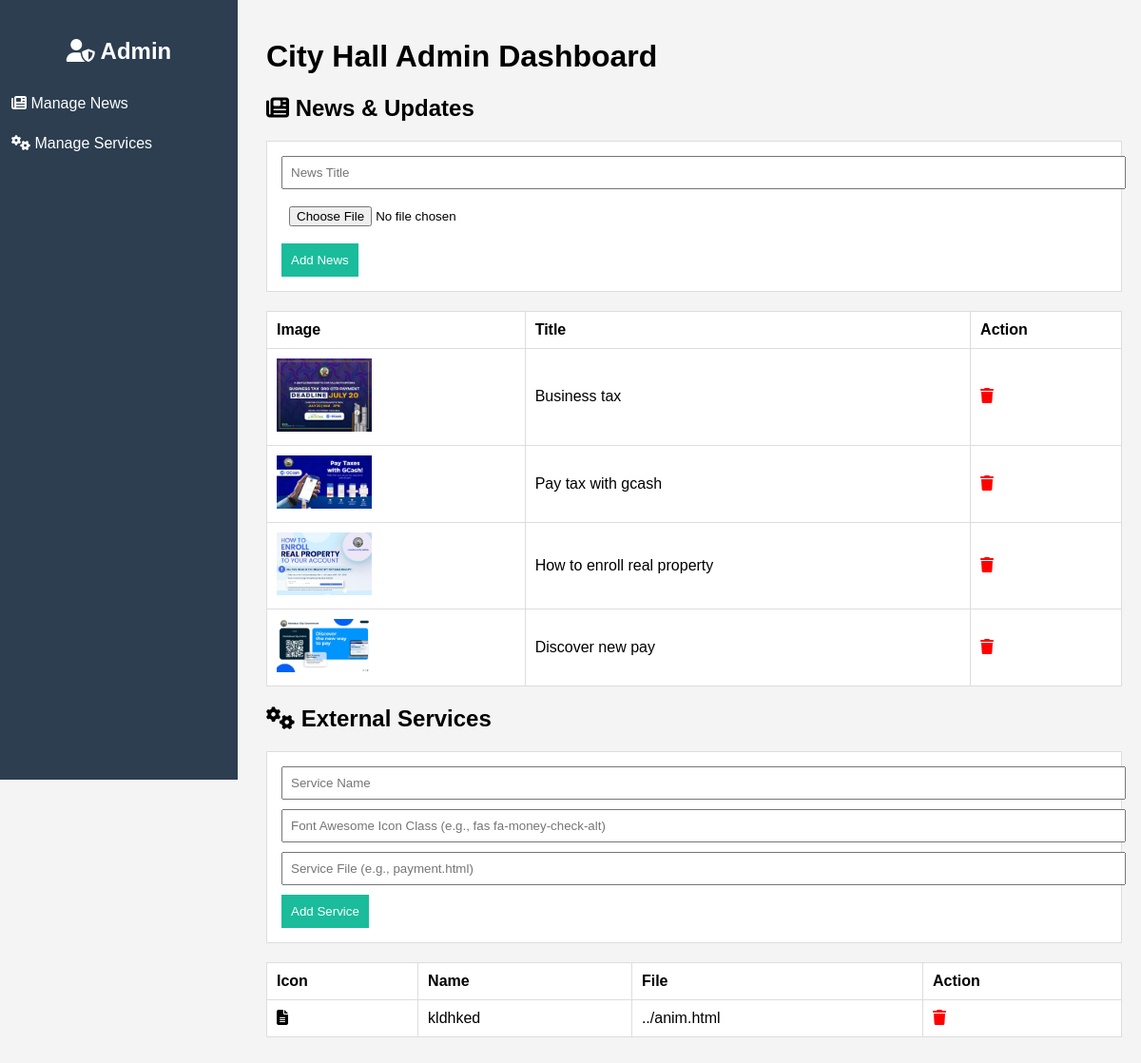
The app's page /admin/index.php with its own data.
### tables this page shows
CREATE TABLE `news_updates` (
  `id` int(11) NOT NULL,
  `title` varchar(255) DEFAULT NULL,
  `image` varchar(255) DEFAULT NULL,
  `content` text DEFAULT NULL,
  `date_posted` datetime DEFAULT current_timestamp()
);

CREATE TABLE `external_services` (
  `id` int(11) NOT NULL,
  `service_name` varchar(255) NOT NULL,
  `service_icon` varchar(100) NOT NULL,
  `service_file` varchar(255) NOT NULL
);

### admin/index.php (the view, shortened to what this page needs)
<?php
$conn = new mysqli("localhost", "root", "", "citizenscharterdb");
$news = $conn->query("SELECT * FROM news_updates ORDER BY id DESC");
$services = $conn->query("SELECT * FROM external_services ORDER BY id DESC");
?>
<!DOCTYPE html>
<html lang="en">
<head>
<link rel="stylesheet" href="https://cdnjs.cloudflare.com/ajax/libs/font-awesome/6.4.0/css/all.min.css">
</head>
<body>
<div class="sidebar">
    <h2><i class="fas fa-user-shield"></i> Admin</h2>
    <a href="#news"><i class="fas fa-newspaper"></i> Manage News</a>
    <a href="#services"><i class="fas fa-cogs"></i> Manage Services</a>
</div>
<div class="content">
    <h1>City Hall Admin Dashboard</h1>
    <section id="news">
        <h2><i class="fas fa-newspaper"></i> News & Updates</h2>
        <form method="post" enctype="multipart/form-data">
            <input type="text" name="title" placeholder="News Title" required>
            <input type="file" name="image" accept="image/*" required>
            <button type="submit" name="add_news">Add News</button>
        </form>
        <table>
            <tr><th>Image</th><th>Title</th><th>Action</th></tr>
            <?php while($row = $news->fetch_assoc()): ?>
            <tr>
                <td><img src="../uploads/<?= htmlspecialchars($row['image']) ?>" width="100"></td>
                <td><?= htmlspecialchars($row['title']) ?></td>
                <td><a href="?delete_news=<?= $row['id'] ?>" onclick="return confirm('Delete this news?')" style="color:red;"><i class="fas fa-trash"></i></a></td>
            </tr>
            <?php endwhile; ?>
        </table>
    </section>
    <section id="services">
        <h2><i class="fas fa-cogs"></i> External Services</h2>
        <form method="post">
            <input type="text" name="service_name" placeholder="Service Name" required>
            <input type="text" name="service_icon" placeholder="Font Awesome Icon Class (e.g., fas fa-money-check-alt)" required>
            <input type="text" name="service_file" placeholder="Service File (e.g., payment.html)" required>
            <button type="submit" name="add_service">Add Service</button>
        </form>
        <table>
            <tr><th>Icon</th><th>Name</th><th>File</th><th>Action</th></tr>
            <?php while($row = $services->fetch_assoc()): ?>
            <tr>
                <td><i class="<?= htmlspecialchars($row['service_icon']) ?>"></i></td>
                <td><?= htmlspecialchars($row['service_name']) ?></td>
                <td><?= htmlspecialchars($row['service_file']) ?></td>
                <td><a href="?delete_service=<?= $row['id'] ?>" onclick="return confirm('Delete this service?')" style="color:red;"><i class="fas fa-trash"></i></a></td>
            </tr>
            <?php endwhile; ?>
        </table>
    </section>
</div>
</body>
</html>

### admin/index.php (style rules this page uses)
body { margin:0; font-family: Arial, sans-serif; background:#f4f4f4; }
.sidebar { width:250px; background:#2c3e50; height:100vh; position:fixed; color:#fff; padding-top:20px; }
.sidebar h2 { text-align:center; margin-bottom:20px; }
.sidebar a { display:block; padding:12px; color:#fff; text-decoration:none; transition:0.3s; }
.content { margin-left:260px; padding:20px; }
table { width:100%; border-collapse:collapse; background:#fff; margin-bottom:20px; }
table th, table td { padding:10px; border:1px solid #ddd; text-align:left; }
form { background:#fff; padding:15px; margin-bottom:20px; border:1px solid #ddd; }
input, select { padding:8px; width:100%; margin-bottom:10px; }
button { padding:10px; background:#1abc9c; color:#fff; border:none; cursor:pointer; }

### records on screen
news_updates: image (picture), title "Business tax"
news_updates: image (picture), title "Pay tax with gcash"
news_updates: image (picture), title "How to enroll real property"
news_updates: image (picture), title "Discover new pay"
external_services: service_name "kldhked", service_file "../anim.html"
